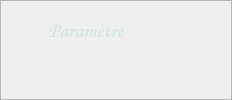
         <widget class="QFrame" name="headerFrame_5">
          <property name="frameShape">
           <enum>QFrame::StyledPanel</enum>
          </property>
          <property name="frameShadow">
           <enum>QFrame::Raised</enum>
          </property>
          <layout class="QHBoxLayout" name="horizontalLayout_28">
           <property name="leftMargin">
            <number>0</number>
           </property>
           <property name="topMargin">
            <number>0</number>
           </property>
           <property name="rightMargin">
            <number>0</number>
           </property>
           <property name="bottomMargin">
            <number>0</number>
           </property>
           <item alignment="Qt::AlignTop">
            <widget class="QWidget" name="header_6" native="true">
             <layout class="QHBoxLayout" name="horizontalLayout_35">
              <property name="leftMargin">
               <number>0</number>
              </property>
              <property name="topMargin">
               <number>0</number>
              </property>
              <property name="rightMargin">
               <number>0</number>
              </property>
              <property name="bottomMargin">
               <number>0</number>
              </property>
              <item>
               <widget class="QWidget" name="titleContainer_8" native="true">
                <layout class="QHBoxLayout" name="horizontalLayout_36">
                 <property name="leftMargin">
                  <number>9</number>
                 </property>
                 <property name="topMargin">
                  <number>0</number>
                 </property>
                 <property name="rightMargin">
                  <number>0</number>
                 </property>
                 <property name="bottomMargin">
                  <number>0</number>
                 </property>
                 <item>
                  <widget class="QPushButton" name="menuBtn_8">
                   <property name="maximumSize">
                    <size>
                     <width>35</width>
                     <height>30</height>
                    </size>
                   </property>
                   <property name="font">
                    <font>
                     <weight>50</weight>
                     <bold>false</bold>
                    </font>
                   </property>
                   <property name="cursor">
                    <cursorShape>PointingHandCursor</cursorShape>
                   </property>
                   <property name="styleSheet">
                    <string notr="true">color: rgb(203, 228, 222);
border: none;</string>
                   </property>
                   <property name="text">
                    <string/>
                   </property>
                   <property name="icon">
                    <iconset resource="Ressources.qrc">
                     <normaloff>:/Icons/Bold Icons/align-justify.svg</normaloff>:/Icons/Bold Icons/align-justify.svg</iconset>
                   </property>
                   <property name="iconSize">
                    <size>
                     <width>30</width>
                     <height>30</height>
                    </size>
                   </property>
                   <property name="checkable">
                    <bool>true</bool>
                   </property>
                   <property name="flat">
                    <bool>true</bool>
                   </property>
                  </widget>
                 </item>
                 <item>
                  <widget class="QLabel" name="title_8">
                   <property name="font">
                    <font>
                     <family>Comic Sans MS</family>
                     <pointsize>16</pointsize>
                     <weight>75</weight>
                     <bold>true</bold>
                    </font>
                   </property>
                   <property name="styleSheet">
                    <string notr="true">color: rgb(203, 228, 222);</string>
                   </property>
                   <property name="text">
                    <string>Paramètre</string>
                   </property>
                  </widget>
                 </item>
                </layout>
               </widget>
              </item>
              <item>
               <widget class="QWidget" name="unknown" native="true">
                <property name="minimumSize">
                 <size>
                  <width>100</width>
                  <height>58</height>
                 </size>
                </property>
                <property name="maximumSize">
                 <size>
                  <width>250</width>
                  <height>58</height>
                 </size>
                </property>
                <layout class="QHBoxLayout" name="horizontalLayout_37"/>
               </widget>
              </item>
             </layout>
            </widget>
           </item>
          </layout>
         </widget>
